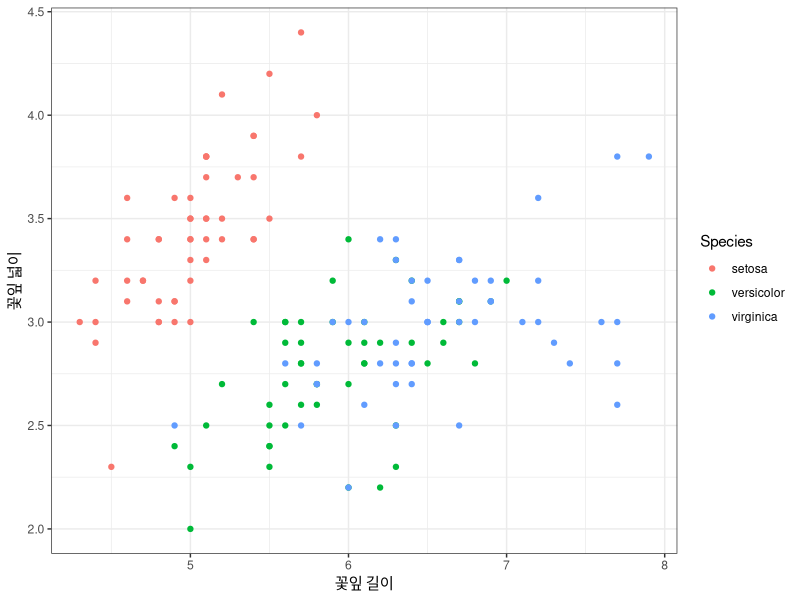

The R source for this figure:
## ---- chunk 1
head(iris)
## ---- chunk 2
library(ggplot2)
ggplot(iris, aes(x=Sepal.Length, y=Sepal.Width, color=Species)) +
  geom_point() +
  labs(x="꽃잎 길이", y="꽃잎 넓이") + theme_bw()
